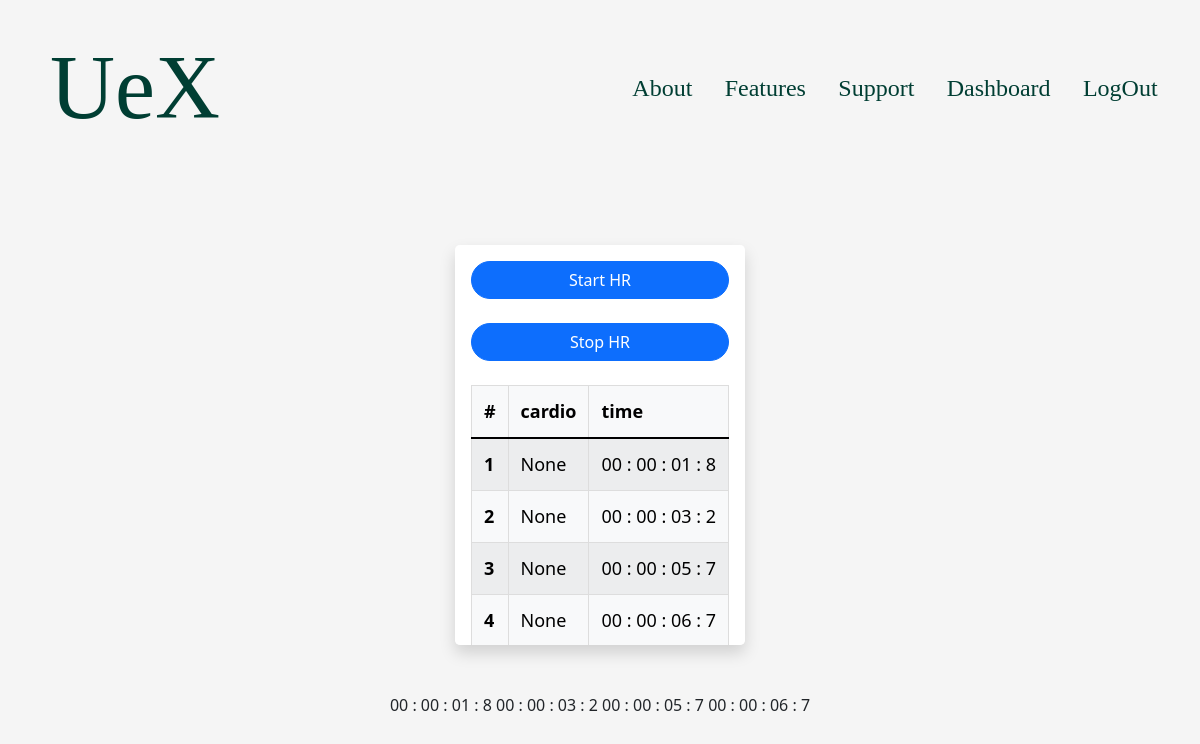
Page /dashboard/experiment/8 (signed in) on the earlier database version.
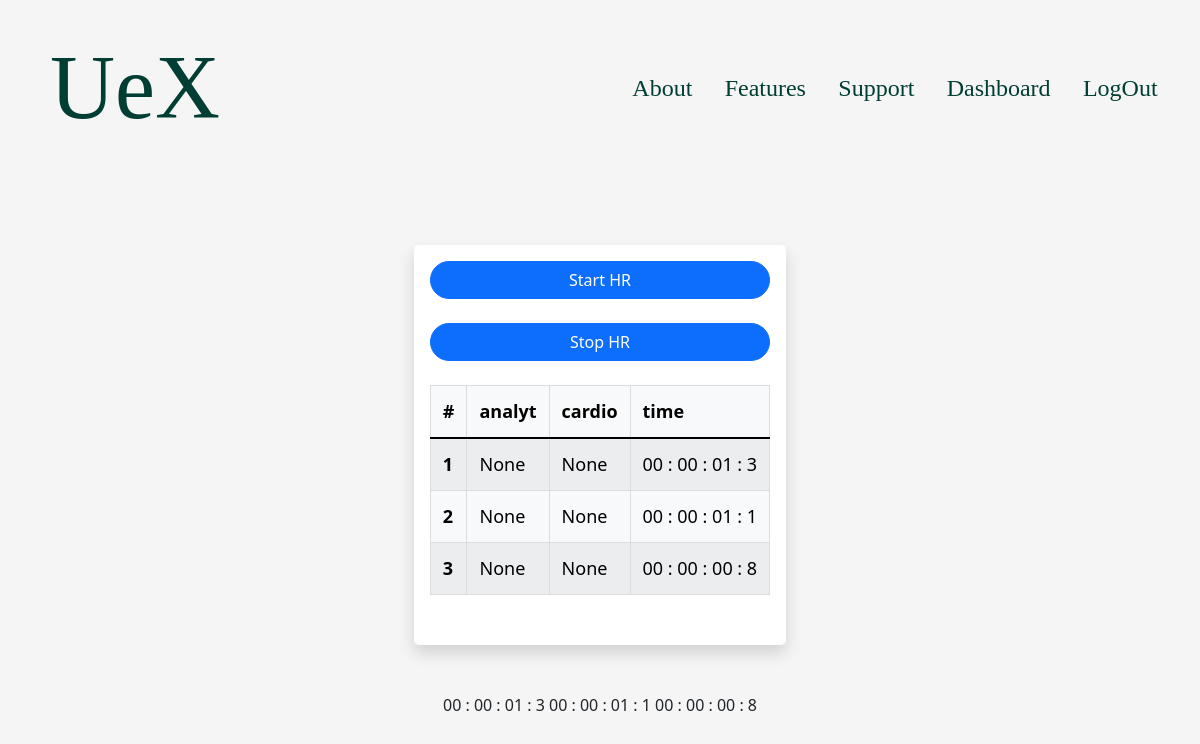
Same page on the later database version.
### app/models.py (models this page shows)
class UserData(db.Model):
    __tablename__ = 'user_data'
    id = db.Column(db.Integer, primary_key=True)
    users_table_id = db.Column(db.Integer, db.ForeignKey('datatable.id_table'))
    video_file = db.Column(db.LargeBinary)
    picture_file = db.Column(db.LargeBinary)
    analytics = db.Column(db.Integer)
    cardio_file = db.Column(db.Float(4))
    quest_file = db.Column(db.String(200))
    timer = db.Column(db.String(15))
    check = db.Column(db.Integer)
    def __repr__(self):
        return '<timer %r>' % self.timer

### app/main/view.py (the view)
@main.route('/dashboard/experiment/<int:row>')
@login_required
def dashboard_experiment(row):
    current_u_id = current_user.id
    my_exp = UserTable.query.get_or_404(row)
    my_exp2 = UserData.query.filter_by(users_table_id = my_exp.id_table)
    howMany = []
    numb = my_exp.number
    tools = my_exp.tools.split(',')
    for i in range(numb):
        howMany.append(i+1)
    print(my_exp.data,flush=True)
    return render_template('dashboardexp.html', my_exp=my_exp, my_exp2=my_exp2, howMany=howMany, tools=tools, current_u_id=current_u_id)

### app/models.py (called while the page is built)
@login_manager.user_loader
def load_user(user_id):
    return User.query.get(int(user_id))

### app/templates/dashboardexp.html (shortened to what this page needs)
<!doctype html>
<html lang="en">
    <head>
    <link href="/static/css/bootstrap.min.css" rel="stylesheet">
    <link rel="stylesheet" href="https://cdn.jsdelivr.net/npm/bootstrap-icons@1.3.0/font/bootstrap-icons.css">
    <link href="//db.onlinewebfonts.com/c/3e7890fe20c81906d11ea20e5a89e27f?family=Clean+Ape" rel="stylesheet" type="text/css"/>
    <link rel="stylesheet" href="{{url_for('static', filename='styles.css')}}">
    </head>
    <body class="d-flex flex-column text-center">
        <div class="d-flex justify-content-between align-items-center">
            <a href="{{ url_for('main.profile') }}" class="Style1">UeX</a>
            <div class="d-flex justify-content-evenly align-items-center" style="width: 50%;">
                <a href="{{ url_for('main.about') }}" class="pe-auto Style3">About</a>
                <a href="{{ url_for('main.features') }}" class="pe-auto Style3">Features</a>
                <a href="{{ url_for('main.support') }}" class="pe-auto Style3">Support</a>
                <a href="{{ url_for('main.dashboard') }}" class="pe-auto Style3">Dashboard</a>
                <a href="{{ url_for('main.logout') }}" class="pe-auto Style3">LogOut</a>
            </div>
        </div>
        <div class="container-fluid w-100 h-100 d-flex justify-content-evenly">
            <div class="d-flex" style="margin-top: 80px;">
                <div class="d-flex flex-column justify-content-start border1 shadow p-3 mb-5 bg-body rounded-3 table-responsive" style ="width: auto; height: 400px;">
                    <input type="button" class="btn btn-primary rounded-pill" onclick="hrmeter()" value="Start HR"/></br>
                    <input type="button" class="btn btn-primary rounded-pill" onclick="stophrmeter()" value="Stop HR"/></br>
                    <table id="DataTab" class="table table-hover table-bordered table-striped table-light">
                        <thead>
                                <tr>
                                    <th scope="col">#</th>
                                    {% for tool in tools%}
                                        <th scope="col">{{tool}}</th>
                                    {% endfor %}
                                </tr>
                        </thead>
                        <tbody>
                            {% for number in howMany %}
                                <tr>
                                    <th scope="row">{{ number }}</th>
                                    {% for tool in tools%}
                                        {% if tool == "analyt" %}
                                            <td> <span>None</span></td>
                                        {% endif %}
                                        {% if tool == "cardio" %}
                                            <td> <span>None</span></td>
                                        {% endif %}
                                        {% if tool == "time" %}
                                            <td> <span>{{my_exp.data[number-1].timer}}</span></td>
                                        {% endif %}
                                    {% endfor %}
                                </tr>
                            {% endfor %}
                        </tbody>
                    </table>
                </div>
            </div>
        </div>
        {% for all in my_exp2 %}
            {{all.timer}}
        {% endfor %}
    </body>
</html>

### app/static/styles.css (style rules this page uses)
body { height: 100%; width: 100%; }
body { padding-top: 10px; padding-bottom: 10px; padding-right: 10px; padding-left: 10px; background-color: #f5f5f5; }
.Style1 { font-family : Clean Ape; font-size : 90px; color : #003E33; color : rgb(0, 62, 51); padding: 0; margin: 10px 40px; text-decoration: none!important; }
.Style3 { font-family : Rubik-Regular; font-size : 24px; color : #003E33; color : rgb(0, 62, 51); text-decoration: none!important; }
.border1 { background-color: #FFF; }
#DataTab { border-collapse: collapse; border: 1px solid #ddd; font-size: 18px; }
#DataTab th, #DataTab td { text-align: left; padding: 12px; }
#DataTab tr { border-bottom: 1px solid #ddd; }

Differences in the rows shown:
removed UserData: timer "00 : 00 : 01 : 8", timer "00 : 00 : 01 : 8"
removed UserData: timer "00 : 00 : 03 : 2", timer "00 : 00 : 03 : 2"
removed UserData: timer "00 : 00 : 05 : 7", timer "00 : 00 : 05 : 7"
removed UserData: timer "00 : 00 : 06 : 7", timer "00 : 00 : 06 : 7"
now on this page (row edited): UserData: timer "00 : 00 : 01 : 3", timer "00 : 00 : 01 : 3"
now on this page (row edited): UserData: timer "00 : 00 : 01 : 1", timer "00 : 00 : 01 : 1"
now on this page (row edited): UserData: timer "00 : 00 : 00 : 8", timer "00 : 00 : 00 : 8"
Other differences:
new list line: "analyt"
list line gone: "None"
new list line: "None None"
list line gone: "4 None"
